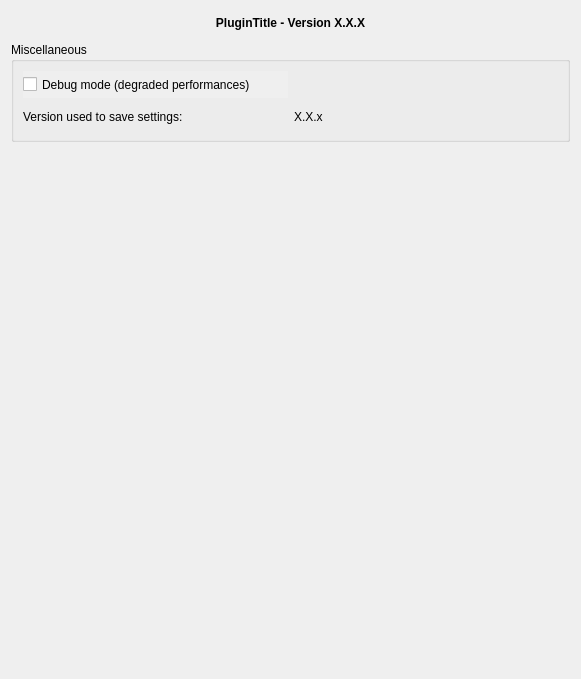
<?xml version="1.0" encoding="UTF-8"?>
<ui version="4.0">
 <class>Form</class>
 <widget class="QWidget" name="Form">
  <property name="geometry">
   <rect>
    <x>0</x>
    <y>0</y>
    <width>581</width>
    <height>679</height>
   </rect>
  </property>
  <property name="windowTitle">
   <string>Form</string>
  </property>
  <property name="locale">
   <locale language="English" country="UnitedStates"/>
  </property>
  <layout class="QVBoxLayout" name="verticalLayout">
   <item>
    <widget class="QLabel" name="lbl_title">
     <property name="minimumSize">
      <size>
       <width>0</width>
       <height>25</height>
      </size>
     </property>
     <property name="maximumSize">
      <size>
       <width>16777215</width>
       <height>30</height>
      </size>
     </property>
     <property name="font">
      <font>
       <weight>75</weight>
       <bold>true</bold>
      </font>
     </property>
     <property name="locale">
      <locale language="English" country="UnitedStates"/>
     </property>
     <property name="text">
      <string>&lt;html&gt;&lt;head/&gt;&lt;body&gt;&lt;p align=&quot;center&quot;&gt;&lt;span style=&quot; font-weight:600;&quot;&gt;PluginTitle - Version X.X.X&lt;/span&gt;&lt;/p&gt;&lt;/body&gt;&lt;/html&gt;</string>
     </property>
     <property name="scaledContents">
      <bool>true</bool>
     </property>
     <property name="alignment">
      <set>Qt::AlignCenter</set>
     </property>
     <property name="wordWrap">
      <bool>true</bool>
     </property>
     <property name="openExternalLinks">
      <bool>false</bool>
     </property>
     <property name="textInteractionFlags">
      <set>Qt::TextSelectableByMouse</set>
     </property>
    </widget>
   </item>
   <item>
    <widget class="QGroupBox" name="grp_misc">
     <property name="minimumSize">
      <size>
       <width>0</width>
       <height>100</height>
      </size>
     </property>
     <property name="locale">
      <locale language="English" country="UnitedStates"/>
     </property>
     <property name="title">
      <string>Miscellaneous</string>
     </property>
     <property name="flat">
      <bool>false</bool>
     </property>
     <layout class="QGridLayout" name="gridLayout">
      <item row="3" column="0">
       <widget class="QCheckBox" name="opt_debug">
        <property name="minimumSize">
         <size>
          <width>0</width>
          <height>25</height>
         </size>
        </property>
        <property name="maximumSize">
         <size>
          <width>16777215</width>
          <height>30</height>
         </size>
        </property>
        <property name="toolTip">
         <string>Enable debug mode.</string>
        </property>
        <property name="autoFillBackground">
         <bool>true</bool>
        </property>
        <property name="locale">
         <locale language="English" country="UnitedStates"/>
        </property>
        <property name="text">
         <string>Debug mode (degraded performances)</string>
        </property>
        <property name="tristate">
         <bool>false</bool>
        </property>
       </widget>
      </item>
      <item row="4" column="0">
       <widget class="QLabel" name="lbl_version_saved">
        <property name="minimumSize">
         <size>
          <width>0</width>
          <height>25</height>
         </size>
        </property>
        <property name="maximumSize">
         <size>
          <width>16777215</width>
          <height>30</height>
         </size>
        </property>
        <property name="locale">
         <locale language="English" country="UnitedStates"/>
        </property>
        <property name="text">
         <string>Version used to save settings:</string>
        </property>
       </widget>
      </item>
      <item row="4" column="1">
       <widget class="QLabel" name="lbl_version_saved_value">
        <property name="minimumSize">
         <size>
          <width>0</width>
          <height>25</height>
         </size>
        </property>
        <property name="maximumSize">
         <size>
          <width>16777215</width>
          <height>30</height>
         </size>
        </property>
        <property name="locale">
         <locale language="English" country="UnitedStates"/>
        </property>
        <property name="text">
         <string notr="true">X.X.x</string>
        </property>
        <property name="textInteractionFlags">
         <set>Qt::NoTextInteraction</set>
        </property>
       </widget>
      </item>
     </layout>
    </widget>
   </item>
   <item>
    <spacer name="verticalSpacer">
     <property name="orientation">
      <enum>Qt::Vertical</enum>
     </property>
     <property name="sizeHint" stdset="0">
      <size>
       <width>20</width>
       <height>56</height>
      </size>
     </property>
    </spacer>
   </item>
  </layout>
 </widget>
 <resources/>
 <connections/>
</ui>
